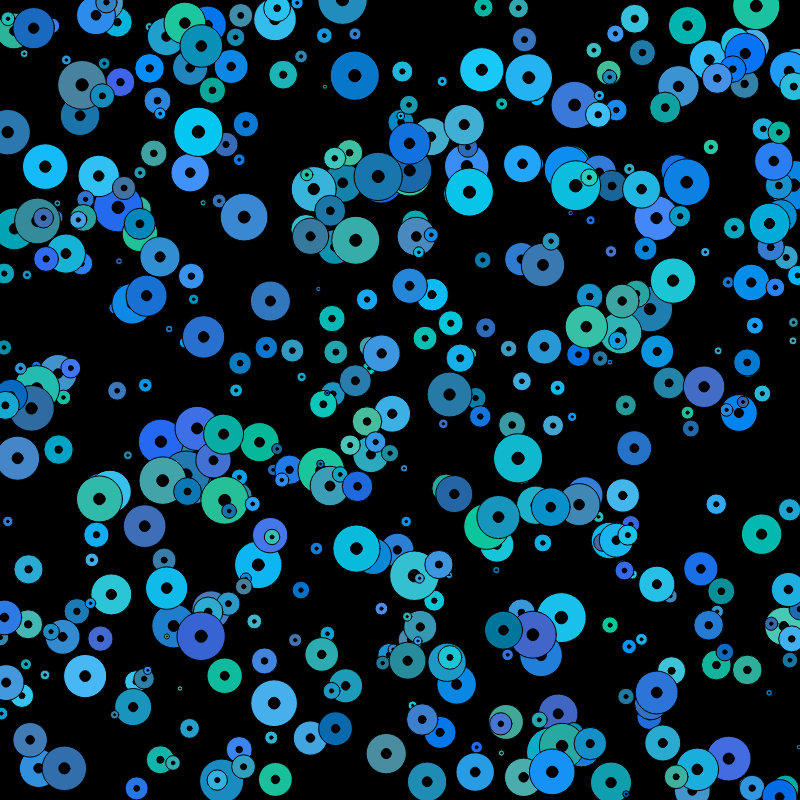
Frame 1 (no input)
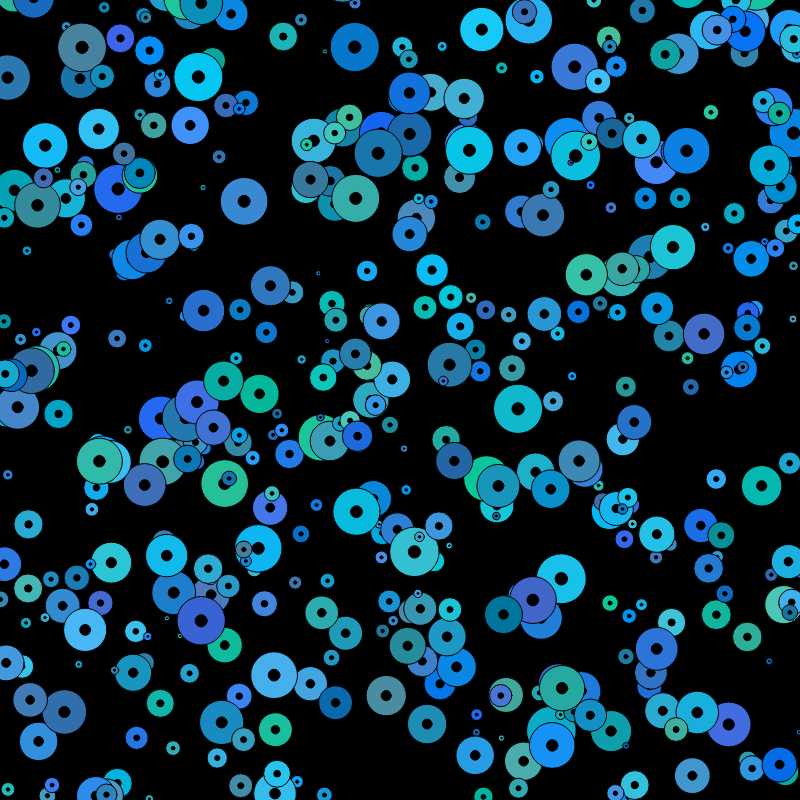
Frame 60 (no input)
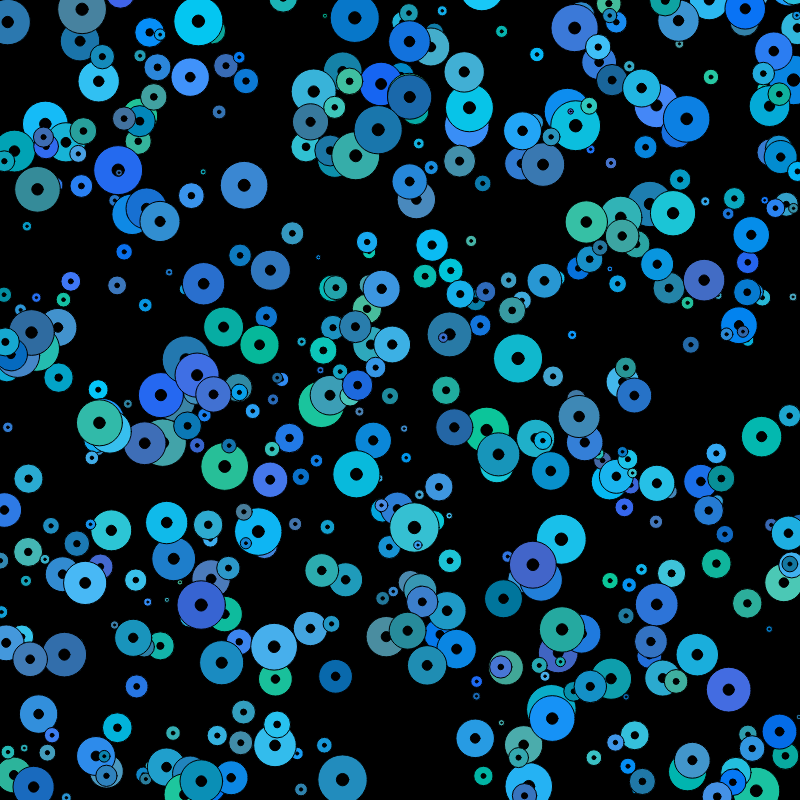
Frame 120 (the mouse pressed at the canvas centre since frame 60)

The p5.js sketch that drew these frames (run headless with seeded random() and noise() and a simulated clock; from frame 60 on, the mouse is pressed at the canvas centre):

// p5.js sketch
// ── sketch.js
var zip = [];

function setup() {
    createCanvas(800, 800);
    for (var i = 0; i < 500; i++){
      zip[i] = new Zip();
    }
}

function draw() {
    background(0);
    for (var i = 0; i < 500; i++) {
      zip[i].move();
      zip[i].display();
    }
}

/*function Zip(){
    this.x = random(0, 800);
    this.y = random(0, 800);
    this.size = random(5, 50);
    this.r = random(0, 75);
    this.g = random(100, 200);
    this.b = random(150, 250);
    this.speed = random(0.25 , 1);

    this.display = function() {
      fill(this.r, this.g, this.b);
      ellipse(this.x, this.y, this.size, this.size);
      fill(0);
      ellipse(this.x, this.y, this.size * 0.25, this.size * 0.25);
    };

    this.move = function() {
      // this.x = this.x + this.speed;
      this.y = this.y - this.speed;
      if (this.y < 0 - this.size * 0.5){
        this.y = height;
      }

    };
}
*/

// ── myClass.js
// Define my class... I didn't know what to call it so it became Zip
function Zip(){
    this.x = random(0, 800);
    this.y = random(0, 800);
    this.size = random(5, 50);
    this.r = random(0, 75);
    this.g = random(100, 200);
    this.b = random(150, 250);
    this.speed = random(0.25 , 1);

    this.display = function() {
      fill(this.r, this.g, this.b);
      ellipse(this.x, this.y, this.size, this.size);
      fill(0);
      ellipse(this.x, this.y, this.size * 0.25, this.size * 0.25);
    };

    this.move = function() {
      // this.x = this.x + this.speed;
      this.y = this.y - this.speed;
      if (this.y < 0 - this.size * 0.5){
        this.y = height;
      }
    };
}
